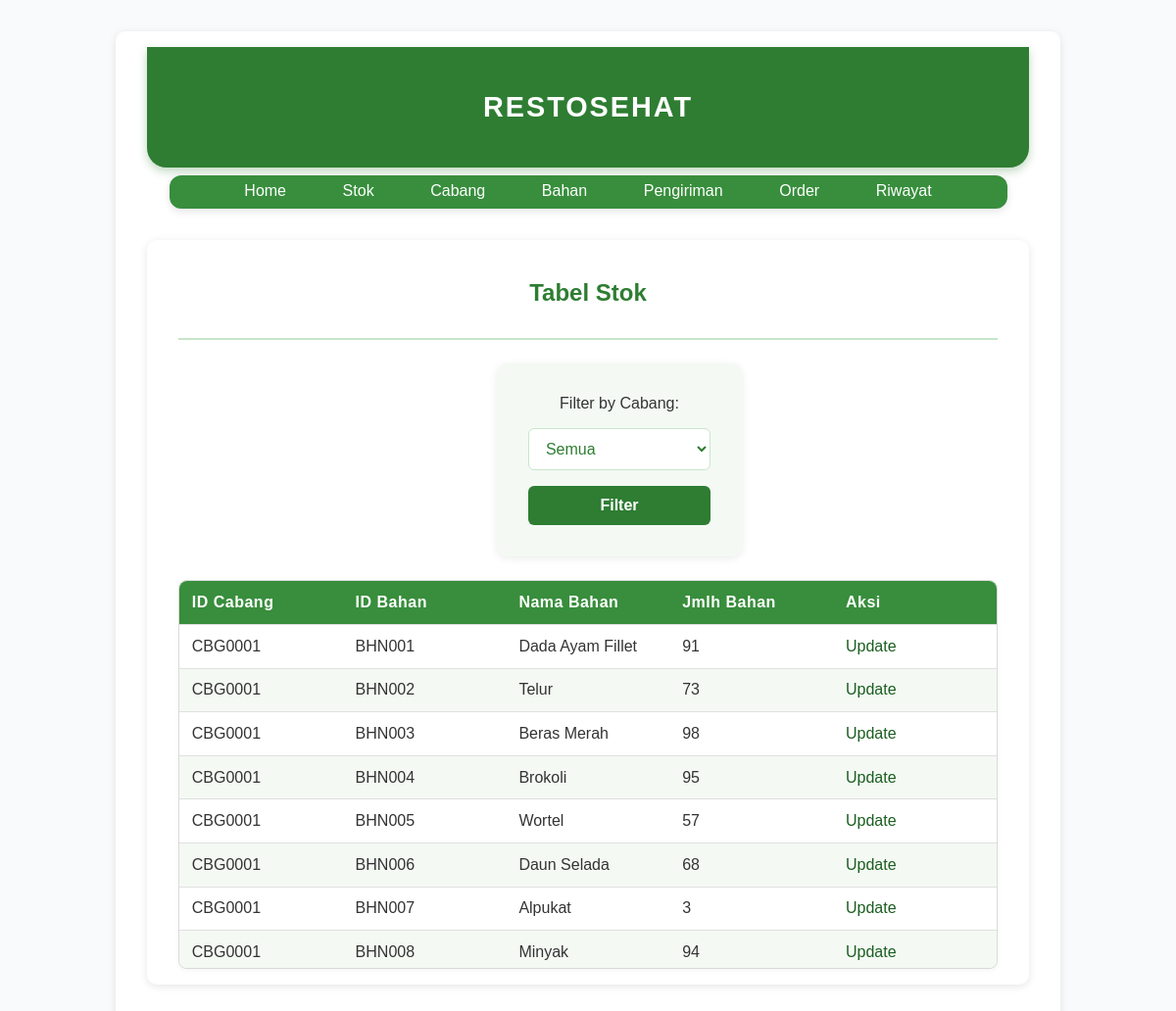
Screenshot of /stok with the database file from the repository.
### main.py (models this page shows, shortened)
class Stock(db.Model):
    idPrefix = 'STK'
    id = db.Column(db.String(5), primary_key=True)
    idCabang = db.Column(db.String(5), ForeignKey('cabang.id', ondelete='CASCADE'), nullable=False,)
    idBahan = db.Column(db.String(5), ForeignKey('bahan.id', ondelete='CASCADE'), nullable=False)
    namaBahan = db.Column(db.String(200), nullable=False)
    jmlhBahan = db.Column(db.Integer, nullable=False)

### main.py (the view)
@app.route("/stok", methods=['POST', 'GET'])
def stok():
    selected_cabang = request.args.get("cabang")
    if selected_cabang:
        stocks = Stock.query.filter_by(idCabang=selected_cabang).order_by(Stock.idCabang).all()
    else:
        stocks = Stock.query.order_by(Stock.idCabang).all()
    cabangs = Cabang.query.order_by(Cabang.id).all()
    return render_template('stok.html', stocks=stocks, cabangs=cabangs, selected_cabang=selected_cabang)

### templates/stok.html (shortened to what this page needs)
{% extends 'base.html' %}
{% block body %}
<div class="content">
    <div class="head-name">
        <p>RESTOSEHAT</p>
    </div>
    <div class="navbar">
        <ul>
            <li><a href="/">Home</a></li>
            <li><a href="/stok">Stok</a></li>
            <li><a href="/cabang">Cabang</a></li>
            <li><a href="/bahan">Bahan</a></li>
            <li><a href="/pengiriman">Pengiriman</a></li>
            <li><a href="/order">Order</a></li>
            <li><a href="/riwayat">Riwayat</a></li>
        </ul>
    </div>
    <div class="content">
        <div class="head-content">
            <p>Tabel Stok</p>
        </div>
        <div class="main-content">
            {% if stocks|length < 1 %}
            <h4>Kosong</h4>
            {% else %}
            <div class="filter">
                <form method="get" action="{{ url_for('stok') }}">
                    <label for="cabang">Filter by Cabang:</label>
                    <select name="cabang" id="cabang">
                        <option value="">Semua</option>
                    </select>
                    <input type="submit" value="Filter">
                </form>
            </div>
            <div class="table-container">
                <table>
                    <thead>
                        <tr>
                            <th>ID Cabang</th>
                            <th>ID Bahan</th>
                            <th>Nama Bahan</th>
                            <th>Jmlh Bahan</th>
                            <th>Aksi</th>
                        </tr>
                    </thead>
                    <tbody>
                        {% for stock in stocks %}
                        <tr>
                            <td>{{ stock.idCabang }}</td>
                            <td>{{ stock.idBahan }}</td>
                            <td>{{ stock.namaBahan }}</td>
                            <td>{{ stock.jmlhBahan }}</td>
                            <td>
                                {% if stock.idCabang == 'CBG0001' %}
                                <a href="/order">Update</a>
                                {% else %}
                                <a href="/update_stok/{{stock.idCabang}}">Update</a>
                                {% endif %}
                            </td>
                        </tr>
                        {% endfor %}
                    </tbody>
                </table>
            </div>
            {% endif %}
        </div>
    </div>
</div>
{% endblock %}

### templates/base.html (shortened to what this page needs)
<!DOCTYPE html>
<html lang="en">
    <head>
        <link rel="stylesheet" href="{{ url_for('static', filename='main.css') }}">
    </head>
    <body>
        {% block body %}{% endblock %}
    </body>
</html>

### static/main.css (style rules this page uses)
body { margin: 0; padding: 0; font-family: 'Poppins', sans-serif; background-color: #f9fafb; color: #333; }
.head-name { background-color: #2e7d32; color: white; text-align: center; padding: 1rem 0; font-size: 1.8rem; font-weight: 600; letter-spacing: 2px; border-bottom-left-radius: 20px; border-bottom-right-radius: 20px; box-shadow: 0 4px 10px rgba(46, 125, 50, 0.3); transition: background-color 0.3s ease-in-out; }
.navbar { background-color: #388e3c; margin: 0.5rem auto; width: 95%; border-radius: 12px; box-shadow: 0 3px 8px rgba(0, 0, 0, 0.1); padding: 0.5rem 0; transition: background-color 0.3s ease-in-out, box-shadow 0.3s ease-in-out; }
.navbar ul { list-style: none; display: flex; justify-content: center; gap: 2rem; margin: 0; padding: 0; }
.navbar a { text-decoration: none; color: white; font-weight: 500; padding: 0.4rem 0.8rem; border-radius: 8px; transition: all 0.3s ease-in-out; }
.content { max-width: 900px; margin: 2rem auto; padding: 1rem 2rem; background-color: white; border-radius: 10px; box-shadow: 0 2px 8px rgba(0, 0, 0, 0.1); }
.head-content { text-align: center; font-size: 1.5rem; font-weight: 600; color: #2e7d32; border-bottom: 2px solid #c8e6c9; padding-bottom: 0.5rem; margin-bottom: 1.5rem; }
.main-content { display: flex; flex-direction: column; align-items: center; gap: 1.5rem; }
table { width: 100%; border-collapse: collapse; border-radius: 8px; overflow: hidden; box-shadow: 0 2px 6px rgba(0, 0, 0, 0.05); }
th { background-color: #388e3c; color: white; text-align: left; padding: 0.8rem; font-weight: 600; letter-spacing: 0.5px; }
td { padding: 0.8rem; border-bottom: 1px solid #e0e0e0; }
tr:nth-child(even) { background-color: #f4f9f4; }
td a { text-decoration: none; color: #1b5e20; font-weight: 500; transition: color 0.2s ease-in-out; }
.main-content form { display: flex; flex-direction: column; align-items: center; gap: 1rem; background-color: #f4f9f4; padding: 2rem; border-radius: 10px; box-shadow: 0 2px 8px rgba(0, 0, 0, 0.08); width: 100%; max-width: 400px; margin: 0 auto; }
.main-content select { width: 100%; padding: 0.7rem 0.8rem; font-size: 1rem; border: 1px solid #c8e6c9; border-radius: 6px; background-color: white; color: #2e7d32; transition: 0.2s ease-in-out; }
.main-content input[type="submit"] { background-color: #2e7d32; color: white; border: none; padding: 0.7rem 1.4rem; border-radius: 6px; font-weight: 600; font-size: 1rem; cursor: pointer; transition: 0.2s ease-in-out; width: 100%; }
.table-container { max-height: 400px; border: 1px solid #e0e0e0; border-radius: 8px; }
.table-container table { width: 100%; border-collapse: collapse; }
.table-container thead { display: table; width: 100%; table-layout: fixed; }
.table-container thead th { position: sticky; top: 0; background-color: #388e3c; color: white; z-index: 1; text-align: left; padding: 0.8rem; border-bottom: 1px solid #e0e0e0; }
.table-container tbody { display: block; max-height: 350px; overflow-y: auto; width: 100%; }
.table-container tbody tr { display: table; width: 100%; table-layout: fixed; }
.table-container tbody tr:nth-child(even) { background-color: #f4f9f4; }
.table-container td { padding: 0.8rem; border-bottom: 1px solid #e0e0e0; }

### rows the page displays
Stock: idCabang "CBG0001", idBahan "BHN001", namaBahan "Dada Ayam Fillet", jmlhBahan "91", shows "Update"
Stock: idCabang "CBG0001", idBahan "BHN002", namaBahan "Telur", jmlhBahan "73", shows "Update"
Stock: idCabang "CBG0001", idBahan "BHN003", namaBahan "Beras Merah", jmlhBahan "98", shows "Update"
Stock: idCabang "CBG0001", idBahan "BHN004", namaBahan "Brokoli", jmlhBahan "95", shows "Update"
Stock: idCabang "CBG0001", idBahan "BHN005", namaBahan "Wortel", jmlhBahan "57", shows "Update"
Stock: idCabang "CBG0001", idBahan "BHN006", namaBahan "Daun Selada", jmlhBahan "68", shows "Update"
Stock: idCabang "CBG0001", idBahan "BHN007", namaBahan "Alpukat", jmlhBahan "3", shows "Update"
Stock: idCabang "CBG0001", idBahan "BHN008", namaBahan "Minyak", jmlhBahan "94", shows "Update"
